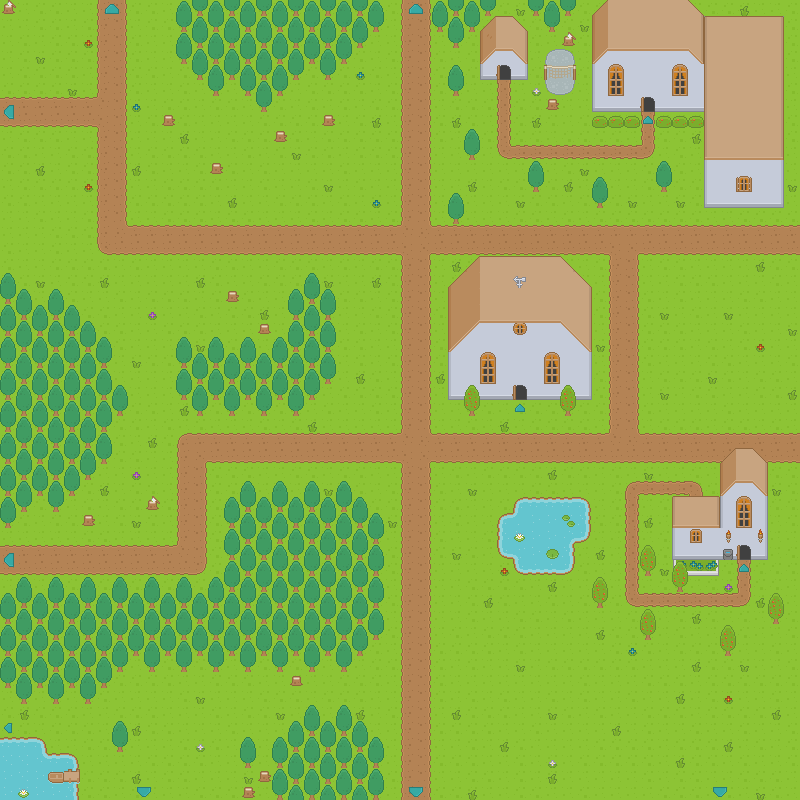

A 2D game scene composited from a Tiled map and its tileset images. What follows is a short description and the map's XML, with each tile layer's data collapsed to a summary:
An orthogonal 50x50 tile map with 16x16 px tiles, 6 tile layers (Ground Terrain, Ground Overlay, Deco0, Deco1, ...), 14 hidden layers not drawn.

<map version="1.5" tiledversion="1.6.0" orientation="orthogonal" renderorder="right-down" width="50" height="50" tilewidth="16" tileheight="16" infinite="0" nextlayerid="29" nextobjectid="1">
 <editorsettings>
  <export target="The Village.json" format="json" />
 </editorsettings>
 <tileset firstgid="1" source="roguelikeSheet.tsx" />
 <layer id="1" name="Ground Terrain" width="50" height="50">
  <data>[2500 cells, 2500 non-empty, 17 distinct tile ids]</data>
 </layer>
 <layer id="2" name="Ground Overlay" width="50" height="50">
  <data>[2500 cells, 399 non-empty, 23 distinct tile ids]</data>
 </layer>
 <layer id="3" name="Deco0" width="50" height="50">
  <data>[2500 cells, 742 non-empty, 40 distinct tile ids]</data>
 </layer>
 <layer id="4" name="Deco1" width="50" height="50">
  <data>[2500 cells, 22 non-empty, 10 distinct tile ids]</data>
 </layer>
 <layer id="5" name="Above0" width="50" height="50">
  <data>[2500 cells, 207 non-empty, 24 distinct tile ids]</data>
 </layer>
 <layer id="17" name="Above1" width="50" height="50">
  <data>[2500 cells, 1 non-empty, 1 distinct tile ids]</data>
 </layer>
 <layer id="7" name="Collision" width="50" height="50" visible="0">
  <data>[2500 cells, 288 non-empty, 1 distinct tile ids]</data>
 </layer>
 <layer id="19" name="Collision2" width="50" height="50" visible="0">
  <data>[2500 cells, 0 non-empty, 0 distinct tile ids]</data>
 </layer>
 <layer id="8" name="Npc:bob:Bob:" width="50" height="50" visible="0">
  <data>[2500 cells, 1 non-empty, 1 distinct tile ids]</data>
 </layer>
 <layer id="14" name="Npc:john:John:" width="50" height="50" visible="0">
  <data>[2500 cells, 1 non-empty, 1 distinct tile ids]</data>
 </layer>
 <layer id="28" name="StaticNpc:axe:Axe:" width="50" height="50" visible="0">
  <data>[2500 cells, 1 non-empty, 1 distinct tile ids]</data>
 </layer>
 <layer id="25" name="NpcMarker:wizard:Wizard:" width="50" height="50" visible="0">
  <data>[2500 cells, 1 non-empty, 1 distinct tile ids]</data>
 </layer>
 <layer id="13" name="WayPoint:john:waypoint:" width="50" height="50" visible="0">
  <data>[2500 cells, 6 non-empty, 1 distinct tile ids]</data>
 </layer>
 <layer id="22" name="WayPoint:bob:waypoint:" width="50" height="50" visible="0">
  <data>[2500 cells, 3 non-empty, 1 distinct tile ids]</data>
 </layer>
 <layer id="9" name="The Docks:-1:32:down:" width="50" height="50" visible="0">
  <data>[2500 cells, 6 non-empty, 2 distinct tile ids]</data>
 </layer>
 <layer id="23" name="The Forest:-1:3168:up:" width="50" height="50" visible="0">
  <data>[2500 cells, 4 non-empty, 2 distinct tile ids]</data>
 </layer>
 <layer id="10" name="The River:3168:-1:left:" width="50" height="50" visible="0">
  <data>[2500 cells, 5 non-empty, 3 distinct tile ids]</data>
 </layer>
 <layer id="11" name="Town Hall:320:1056:up:" width="50" height="50" visible="0">
  <data>[2500 cells, 1 non-empty, 1 distinct tile ids]</data>
 </layer>
 <layer id="20" name="House:384:672:up:" width="50" height="50" visible="0">
  <data>[2500 cells, 1 non-empty, 1 distinct tile ids]</data>
 </layer>
 <layer id="21" name="Tiny House:448:608:up:" width="50" height="50" visible="0">
  <data>[2500 cells, 1 non-empty, 1 distinct tile ids]</data>
 </layer>
</map>
